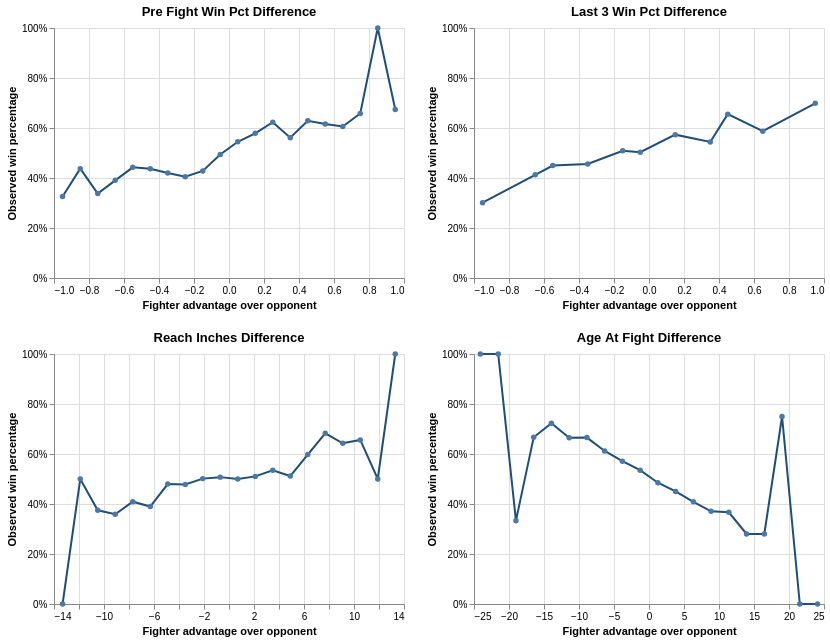

Notebook code for this chart:
### Markdown cell above
# Part 4: Two Variables at a Time

Look at how pairs of variables relate, especially each candidate feature against the variable you want to predict.

| You want to... | Code |
|---|---|
| a scatter plot | `alt.Chart(df).mark_circle().encode(alt.X("a:Q", title="..."), alt.Y("b:Q", title="..."), alt.Color("group:N", title="..."))` |
| a scatter plot matrix | `alt.Chart(df).mark_circle().encode(alt.X(alt.repeat("column"), type="quantitative"), alt.Y(alt.repeat("row"), type="quantitative")).repeat(row=cols, column=cols)` |
| numerical vs. categorical | `alt.Chart(df).mark_boxplot().encode(alt.X("group:N"), alt.Y("value:Q"))` |
| correlations | `df.corr(numeric_only=True)`, `df[cols].corrwith(df["target"]).sort_values()` |

### Code cell
# 4.1 Scatter plots: observed win percentage by matchup advantage

def make_binned_win_rate(df, feature, bins=20):
    temp = df[[feature, "won_fight"]].dropna().copy()

    temp["bin"] = pd.cut(temp[feature], bins=bins)

    summary = (
        temp.groupby("bin", observed=True)
        .agg(
            win_pct=("won_fight", "mean"),
            n=("won_fight", "size")
        )
        .reset_index()
    )

    summary["midpoint"] = summary["bin"].apply(
        lambda interval: interval.mid
    )

    # Keep only JSON-safe numeric columns for Altair
    return summary[["midpoint", "win_pct", "n"]]


plot_cols = [
    "pre_fight_win_pct_difference",
    "last_3_win_pct_difference",
    "reach_inches_difference",
    "age_at_fight_difference"
]

plot_cols = [col for col in plot_cols if col in analysis_df.columns]

charts = []

for col in plot_cols:
    win_rate_data = make_binned_win_rate(analysis_df, col)

    chart = (
        alt.Chart(win_rate_data)
        .mark_line(point=True, color="#1f4e79")
        .encode(
            x=alt.X(
                "midpoint:Q",
                title="Fighter advantage over opponent"
            ),
            y=alt.Y(
                "win_pct:Q",
                title="Observed win percentage",
                scale=alt.Scale(domain=[0, 1]),
                axis=alt.Axis(format="%")
            ),
            tooltip=[
                alt.Tooltip("midpoint:Q", title="Matchup advantage", format=".2f"),
                alt.Tooltip("win_pct:Q", title="Win percentage", format=".1%"),
                alt.Tooltip("n:Q", title="Fighter-fight rows")
            ]
        )
        .properties(
            width=350,
            height=250,
            title=col.replace("_", " ").title()
        )
    )

    charts.append(chart)

# Arrange the four charts in a 2 x 2 layout
scatter_plots = (charts[0] | charts[1]) & (charts[2] | charts[3])

scatter_plots

### Figure 1 — Vega-Lite specification as saved in the notebook (floating-point values rounded to 4 significant figures)
{"config": {"view": {"continuousWidth": 300, "continuousHeight": 300}}, "vconcat": [{"hconcat": [{"data": {"name": "data-17b6de66342d4807bf0c4f2e3de16f14"}, "mark": {"type": "line", "color": "#1f4e79", "point": true}, "encoding": {"tooltip": [{"field": "midpoint", "format": ".2f", "title": "Matchup advantage", "type": "quantitative"}, {"field": "win_pct", "format": ".1%", "title": "Win percentage", "type": "quantitative"}, {"field": "n", "title": "Fighter-fight rows", "type": "quantitative"}], "x": {"field": "midpoint", "title": "Fighter advantage over opponent", "type": "quantitative"}, "y": {"axis": {"format": "%"}, "field": "win_pct", "scale": {"domain": [0, 1]}, "title": "Observed win percentage", "type": "quantitative"}}, "height": 250, "title": "Pre Fight Win Pct Difference", "width": 350}, {"data": {"name": "data-c890e392832478a720d28b94ab0cb5fb"}, "mark": {"type": "line", "color": "#1f4e79", "point": true}, "encoding": {"tooltip": [{"field": "midpoint", "format": ".2f", "title": "Matchup advantage", "type": "quantitative"}, {"field": "win_pct", "format": ".1%", "title": "Win percentage", "type": "quantitative"}, {"field": "n", "title": "Fighter-fight rows", "type": "quantitative"}], "x": {"field": "midpoint", "title": "Fighter advantage over opponent", "type": "quantitative"}, "y": {"axis": {"format": "%"}, "field": "win_pct", "scale": {"domain": [0, 1]}, "title": "Observed win percentage", "type": "quantitative"}}, "height": 250, "title": "Last 3 Win Pct Difference", "width": 350}]}, {"hconcat": [{"data": {"name": "data-fd1d67f2d8602a07afd6133280e3e503"}, "mark": {"type": "line", "color": "#1f4e79", "point": true}, "encoding": {"tooltip": [{"field": "midpoint", "format": ".2f", "title": "Matchup advantage", "type": "quantitative"}, {"field": "win_pct", "format": ".1%", "title": "Win percentage", "type": "quantitative"}, {"field": "n", "title": "Fighter-fight rows", "type": "quantitative"}], "x": {"field": "midpoint", "title": "Fighter advantage over opponent", "type": "quantitative"}, "y": {"axis": {"format": "%"}, "field": "win_pct", "scale": {"domain": [0, 1]}, "title": "Observed win percentage", "type": "quantitative"}}, "height": 250, "title": "Reach Inches Difference", "width": 350}, {"data": {"name": "data-786dc2c9495dfb199c33f4c2ae1249ac"}, "mark": {"type": "line", "color": "#1f4e79", "point": true}, "encoding": {"tooltip": [{"field": "midpoint", "format": ".2f", "title": "Matchup advantage", "type": "quantitative"}, {"field": "win_pct", "format": ".1%", "title": "Win percentage", "type": "quantitative"}, {"field": "n", "title": "Fighter-fight rows", "type": "quantitative"}], "x": {"field": "midpoint", "title": "Fighter advantage over opponent", "type": "quantitative"}, "y": {"axis": {"format": "%"}, "field": "win_pct", "scale": {"domain": [0, 1]}, "title": "Observed win percentage", "type": "quantitative"}}, "height": 250, "title": "Age At Fight Difference", "width": 350}]}], "$schema": "https://vega.github.io/schema/vega-lite/v5.20.1.json", "datasets": {"data-17b6de66342d4807bf0c4f2e3de16f14": [{"midpoint": -0.951, "win_pct": 0.3263, "n": 95}, {"midpoint": -0.85, "win_pct": 0.4375, "n": 16}, {"midpoint": -0.75, "win_pct": 0.338, "n": 71}, {"midpoint": -0.65, "win_pct": 0.3906, "n": 233}, {"midpoint": -0.55, "win_pct": 0.4426, "n": 949}, {"midpoint": -0.45, "win_pct": 0.4369, "n": 325}, {"midpoint": -0.35, "win_pct": 0.4198, "n": 729}, {"midpoint": -0.25, "win_pct": 0.4052, "n": 960}, {"midpoint": -0.15, "win_pct": 0.4282, "n": 1448}, {"midpoint": -0.05, "win_pct": 0.494, "n": 3261}, {"midpoint": 0.05, "win_pct": 0.5449, "n": 1571}, {"midpoint": 0.15, "win_pct": 0.5788, "n": 1484}, {"midpoint": 0.25, "win_pct": 0.6235, "n": 972}, {"midpoint": 0.35, "win_pct": 0.5613, "n": 816}, {"midpoint": 0.45, "win_pct": 0.6286, "n": 1050}, {"midpoint": 0.55, "win_pct": 0.6164, "n": 146}, {"midpoint": 0.65, "win_pct": 0.6057, "n": 175}, {"midpoint": 0.75, "win_pct": 0.6582, "n": 79}, {"midpoint": 0.85, "win_pct": 1.0, "n": 2}, {"midpoint": 0.95, "win_pct": 0.6737, "n": 95}], "data-c890e392832478a720d28b94ab0cb5fb": [{"midpoint": -0.951, "win_pct": 0.3012, "n": 166}, {"midpoint": -0.65, "win_pct": 0.4129, "n": 867}, {"midpoint": -0.55, "win_pct": 0.4497, "n": 716}, {"midpoint": -0.35, "win_pct": 0.4559, "n": 2481}, {"midpoint": -0.15, "win_pct": 0.5087, "n": 747}, {"midpoint": -0.05, "win_pct": 0.5032, "n": 4497}, {"midpoint": 0.15, "win_pct": 0.5734, "n": 743}, {"midpoint": 0.35, "win_pct": 0.5441, "n": 2481}, {"midpoint": 0.45, "win_pct": 0.6555, "n": 746}, {"midpoint": 0.65, "win_pct": 0.5871, "n": 867}, {"midpoint": 0.95, "win_pct": 0.6988, "n": 166}], "data-fd1d67f2d8602a07afd6133280e3e503": [{"midpoint": -13.31, "win_pct": 0.0, "n": 2}, {"midpoint": -11.9, "win_pct": 0.5, "n": 4}, {"midpoint": -10.5, "win_pct": 0.375, "n": 32}, {"midpoint": -9.1, "win_pct": 0.359, "n": 39}, {"midpoint": -7.7, "win_pct": 0.4093, "n": 237}, {"midpoint": -6.3, "win_pct": 0.3899, "n": 277}, {"midpoint": -4.9, "win_pct": 0.4799, "n": 423}, {"midpoint": -3.5, "win_pct": 0.4783, "n": 1616}, {"midpoint": -2.1, "win_pct": 0.5015, "n": 1294}, {"midpoint": -0.7, "win_pct": 0.5075, "n": 3076}, {"midpoint": 0.7, "win_pct": 0.4997, "n": 1505}, {"midpoint": 2.1, "win_pct": 0.5105, "n": 1287}, {"midpoint": 3.5, "win_pct": 0.5351, "n": 1637}, {"midpoint": 4.9, "win_pct": 0.5119, "n": 420}, {"midpoint": 6.3, "win_pct": 0.5978, "n": 445}, {"midpoint": 7.7, "win_pct": 0.6829, "n": 82}, {"midpoint": 9.1, "win_pct": 0.6429, "n": 42}, {"midpoint": 10.5, "win_pct": 0.6562, "n": 32}, {"midpoint": 11.9, "win_pct": 0.5, "n": 4}, {"midpoint": 13.3, "win_pct": 1.0, "n": 2}], "data-786dc2c9495dfb199c33f4c2ae1249ac": [{"midpoint": -24.1, "win_pct": 1.0, "n": 2}, {"midpoint": -21.54, "win_pct": 1.0, "n": 1}, {"midpoint": -19.01, "win_pct": 0.3333, "n": 3}, {"midpoint": -16.47, "win_pct": 0.6667, "n": 21}, {"midpoint": -13.94, "win_pct": 0.7228, "n": 101}, {"midpoint": -11.41, "win_pct": 0.6653, "n": 236}, {"midpoint": -8.87, "win_pct": 0.6656, "n": 610}, {"midpoint": -6.336, "win_pct": 0.6121, "n": 1235}, {"midpoint": -3.801, "win_pct": 0.5714, "n": 1920}, {"midpoint": -1.267, "win_pct": 0.5354, "n": 2488}, {"midpoint": 1.267, "win_pct": 0.4851, "n": 2517}, {"midpoint": 3.801, "win_pct": 0.4504, "n": 1994}, {"midpoint": 6.336, "win_pct": 0.4087, "n": 1331}, {"midpoint": 8.87, "win_pct": 0.3708, "n": 677}, {"midpoint": 11.41, "win_pct": 0.3668, "n": 259}, {"midpoint": 13.94, "win_pct": 0.2804, "n": 107}, {"midpoint": 16.47, "win_pct": 0.28, "n": 25}, {"midpoint": 19.01, "win_pct": 0.75, "n": 4}, {"midpoint": 21.54, "win_pct": 0.0, "n": 1}, {"midpoint": 24.08, "win_pct": 0.0, "n": 1}]}}
